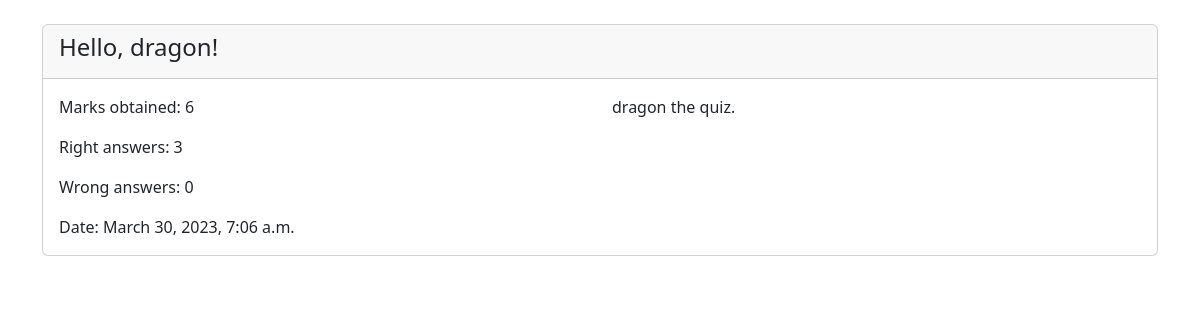
The app's page /web/questions/record (signed in) with its own data.
### quiz/models.py (models this page shows)
class QuizRecord(models.Model):
    marks_obtained=models.PositiveIntegerField()
    right_answer_count=models.PositiveIntegerField()
    wrong_answer_count=models.PositiveIntegerField()
    user=models.ForeignKey(User, on_delete=models.DO_NOTHING)
    result=models.CharField(max_length=200,null=True)
    date=models.DateTimeField(auto_now_add=True)

### quizweb/views.py (the view)
# urls.py: path("questions/record",views.QuizrecordView.as_view(),name="quiz-record"),
@method_decorator(decs,name="dispatch")
class QuizrecordView(ListView):
    model=QuizRecord
    template_name='quiz-record.html'
    context_object_name='records'
    def get_queryset(self):
        return QuizRecord.objects.filter(user=self.request.user)

### quizweb/views.py (called while the page is built)
def signin_required(fn):
    def wrapper(request,*args,**kwargs):
        if  not request.user.is_authenticated:
            return redirect("signin")
        else:
            return fn(request,*args,**kwargs)
    return wrapper

### quizweb/templates/quiz-record.html (shortened to what this page needs)
<!DOCTYPE html>
<html lang="en">
<head>
    <link href="https://cdn.jsdelivr.net/npm/bootstrap@5.3.0-alpha1/dist/css/bootstrap.min.css" rel="stylesheet">
</head>
<body>
    <div class="container mt-4">
        {% for record in records %}
        <div class="card mb-3">
            <div class="card-header">
                <h4 class="card-title">Hello, {{ request.user }}!</h4>
            </div>
            <div class="card-body">
                <div class="row">
                    <div class="col-md-6">
                        <p class="card-text">Marks obtained: {{ record.marks_obtained }}</p>
                        <p class="card-text">Right answers: {{ record.right_answer_count }}</p>
                        <p class="card-text">Wrong answers: {{ record.wrong_answer_count }}</p>
                        <p class="card-text">Date: {{ record.date }}</p>
                    </div>
                    <div class="col-md-6">
                        <p class="card-text">{{ request.user }} {{ result }} the quiz.</p>
                    </div>
                </div>
            </div>
        </div>
        {% endfor %}
    </div>
</body>
</html>

### records on screen
QuizRecord: marks_obtained "6", right_answer_count "3", wrong_answer_count "0", date "March 30, 2023, 7:06 a.m."

### other values on screen
{{ request.user }} "dragon"
